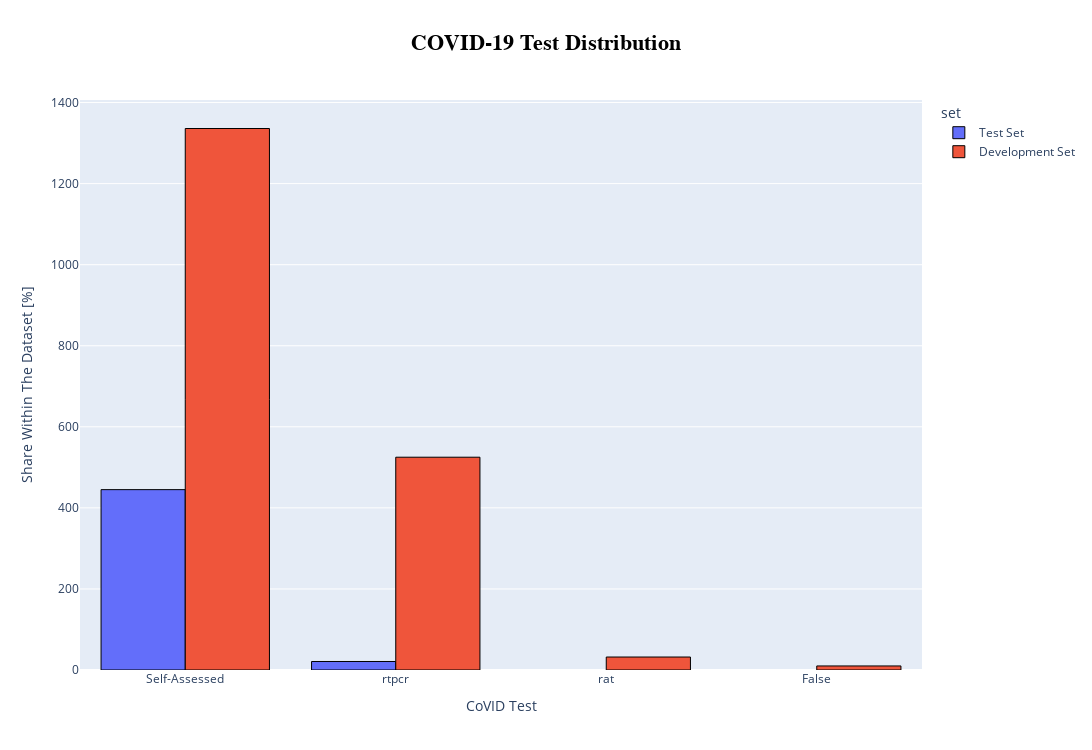

The notebook cell this image was saved under:
### Code cell
combined_set['type_of_covid_test'].fillna('Self-Assessed', inplace=True)
fig = px.histogram(combined_set, x='type_of_covid_test', nbins=40, title='Histogram of Values', histnorm='percent', color="set", barmode='group')
fig.update_traces(marker=dict(line=dict(color='black', width=1)))
layout = go.Layout(
    title={
        'text': '<b>COVID-19 Test Distribution</b>',
        'x': 0.5,  
        'xanchor': 'center',  
        'font': {'size': 22, 'color': 'black', 'family': 'Arial'}
    },
    xaxis=dict(title='CoVID Test'),
    yaxis=dict(title='Share Within The Dataset [%]')
)
layout['height'] = 750  
layout['width'] = 1300  
fig.update_layout(layout)
fig.show()

### Figure 1 — Plotly figure (JSON) as saved in the notebook; plotly's stock layout.template omitted (floating-point values rounded to 4 significant figures; data arrays with more than 128 entries replaced by an {"elided": "..."} marker saying what was removed)
{"data": [{"alignmentgroup": "True", "bingroup": "x", "hovertemplate": "set=Test Set<br>type_of_covid_test=%{x}<br>count=%{y}<extra></extra>", "legendgroup": "Test Set", "marker": {"color": "#636efa", "line": {"color": "black", "width": 1}, "pattern": {"shape": ""}}, "name": "Test Set", "nbinsx": 40, "offsetgroup": "Test Set", "orientation": "v", "showlegend": true, "type": "histogram", "x": {"elided": "466 str values"}, "xaxis": "x", "yaxis": "y"}, {"alignmentgroup": "True", "bingroup": "x", "hovertemplate": "set=Development Set<br>type_of_covid_test=%{x}<br>count=%{y}<extra></extra>", "legendgroup": "Development Set", "marker": {"color": "#EF553B", "line": {"color": "black", "width": 1}, "pattern": {"shape": ""}}, "name": "Development Set", "nbinsx": 40, "offsetgroup": "Development Set", "orientation": "v", "showlegend": true, "type": "histogram", "x": {"elided": "1903 str values"}, "xaxis": "x", "yaxis": "y"}], "layout": {"barmode": "group", "height": 750, "legend": {"title": {"text": "set"}, "tracegroupgap": 0}, "title": {"font": {"color": "black", "family": "Arial", "size": 22}, "text": "<b>COVID-19 Test Distribution</b>", "x": 0.5, "xanchor": "center"}, "width": 1300, "xaxis": {"anchor": "y", "autorange": true, "domain": [0, 1], "range": [-0.5, 3.5], "title": {"text": "CoVID Test"}, "type": "category"}, "yaxis": {"anchor": "x", "autorange": true, "domain": [0, 1], "range": [0, 1406.0], "title": {"text": "Share Within The Dataset [%]"}}}}
